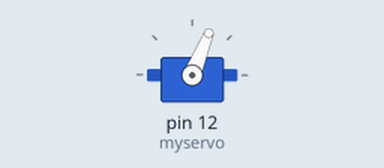
This sketch was run on a simulated Arduino Uno, built with avr-gcc and run on an emulated ATmega328P. Parts: servo.

Above: at 0.15 s.
At 9.46 s:
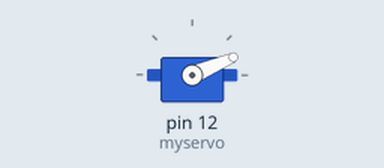
At 20.27 s:
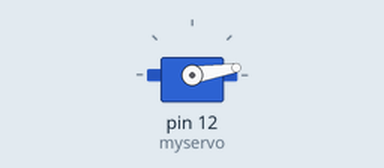
At 39.8 s:
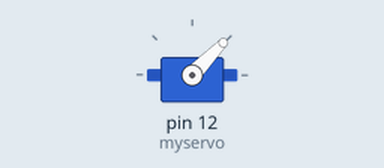
Timing chart, 0 to 40.0 s (numbered marks = the images above):
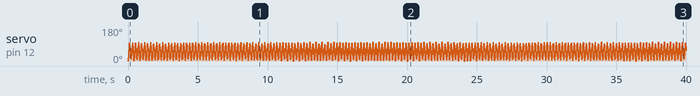

The sketch:

sketch_jun27a.ino
```cpp
#include <Servo.h>    // 声明调用Servo.h库
Servo myservo;        // 创建一个舵机对象
int pos = 0;          // 变量pos用来存储舵机位置
void setup()
{
    myservo.attach(12);  // 将引脚9上的舵机与声明的舵机对象连接起来
}

void loop()
{
   for(pos = 0; pos < 100; pos += 1)
   {    // 舵机从0°转到180°，每次增加1°
      myservo.write(pos);           // 给舵机写入角度
      delay(1);                    // 延时15ms让舵机转到指定位置
   }
    for(pos = 100; pos>=1; pos -=1)
    {    // 舵机从180°转回到0°，每次减小1°
       myservo.write(pos);        // 写角度到舵机
       delay(1);                 // 延时15ms让舵机转到指定位置
    }
}
```
